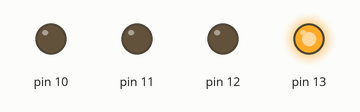
Simulated run of this sketch. Board: Arduino Uno, built with avr-gcc and run on an emulated ATmega328P. Shown: output pins drawn as LEDs (lit = HIGH).

Above: at 0.2 s.
At 1.7 s:
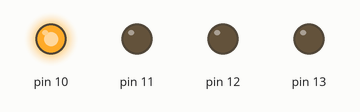
At 2.2 s:
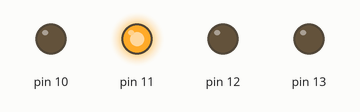
At 5.7 s:
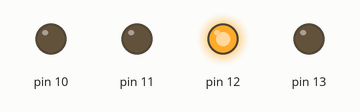
Timing chart, 0 to 6.9 s (numbered marks = the images above):
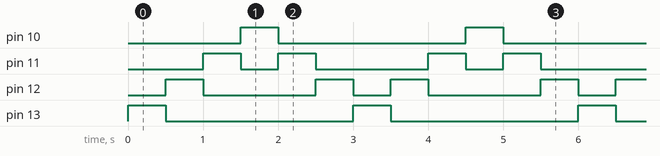

The sketch:

coche_fantastico.ino
```cpp
// C++ code
//
void setup()
{
  pinMode(13, OUTPUT);
  pinMode(12, OUTPUT);
  pinMode(11, OUTPUT);
  pinMode(10, OUTPUT);
}

void loop()
{
  digitalWrite(13, HIGH);
  digitalWrite(12, LOW);
  digitalWrite(11, LOW);
  digitalWrite(10, LOW);

  delay(500);

  digitalWrite(13, LOW);
  digitalWrite(12, HIGH);
  digitalWrite(11, LOW);
  digitalWrite(10, LOW);

  delay(500);

  digitalWrite(13, LOW);
  digitalWrite(12, LOW);
  digitalWrite(11, HIGH);
  digitalWrite(10, LOW);

  delay(500);

  digitalWrite(13, LOW);
  digitalWrite(12, LOW);
  digitalWrite(11, LOW);
  digitalWrite(10, HIGH);

  delay(500);

  digitalWrite(13, LOW);
  digitalWrite(12, LOW);
  digitalWrite(11, HIGH);
  digitalWrite(10, LOW);

  delay(500);

  digitalWrite(13, LOW);
  digitalWrite(12, HIGH);
  digitalWrite(11, LOW);
  digitalWrite(10, LOW);

  delay(500);
}
```

Measured:
- by itself, pin 10, pin 13: alternates HIGH for 0.50 s and LOW for 2.5 s
- by itself, pin 11: repeats every 3.0 s: LOW 0.50 s, HIGH 0.50 s, LOW 1.5 s, HIGH 0.50 s
- by itself, pin 12: repeats every 3.0 s: LOW 1.5 s, HIGH 0.50 s, LOW 0.50 s, HIGH 0.50 s
